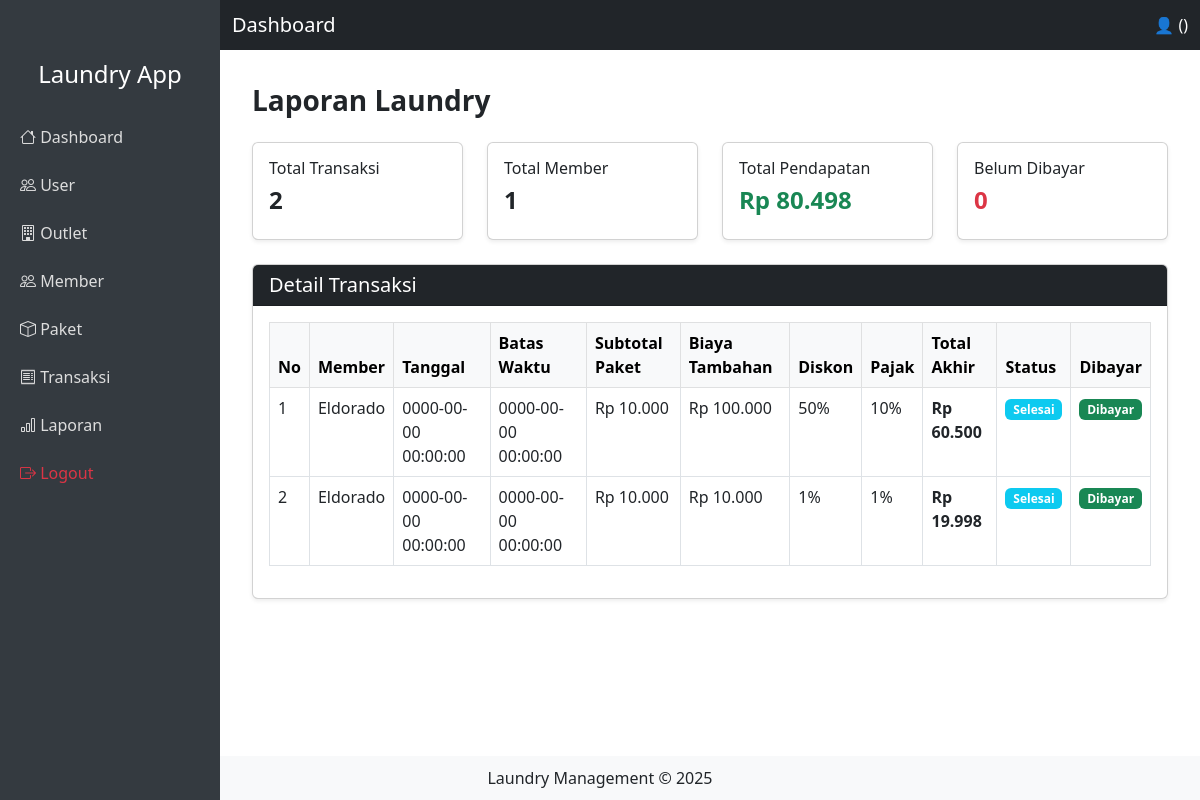
Screenshot of /pages/laporan/index.php with the database file from the repository.
### tables this page shows
CREATE TABLE `tb_transaksi` (
  `id` int(11) NOT NULL,
  `id_outlet` int(11) DEFAULT NULL,
  `kode_invoice` varchar(100) DEFAULT NULL,
  `id_member` int(11) DEFAULT NULL,
  `tgl` datetime DEFAULT NULL,
  `batas_waktu` datetime DEFAULT NULL,
  `tgl_bayar` datetime DEFAULT NULL,
  `biaya_tambahan` int(11) DEFAULT NULL,
  `diskon` double DEFAULT NULL,
  `pajak` int(11) DEFAULT NULL,
  `status` enum('baru','proses','selesai','diambil') DEFAULT NULL,
  `dibayar` enum('dibayar','belum_dibayar') DEFAULT NULL,
  `id_user` int(11) DEFAULT NULL
);

CREATE TABLE `tb_member` (
  `id` int(11) NOT NULL,
  `nama` varchar(100) DEFAULT NULL,
  `alamat` text DEFAULT NULL,
  `jenis_kelamin` enum('L','P') DEFAULT NULL,
  `tlp` varchar(15) DEFAULT NULL
);

### config/database.php (called while the page is built, shortened)
<?php
function hitung_subtotal_paket($conn, $id_transaksi) {
  $q = mysqli_query($conn, "SELECT d.qty, p.harga
    FROM tb_detail_transaksi d
    JOIN tb_paket p ON d.id_paket=p.id
    WHERE d.id_transaksi='$id_transaksi'");
  $subtotal = 0;
  while($d = mysqli_fetch_assoc($q)){
    $subtotal += $d['qty'] * $d['harga'];
  }
  return $subtotal;
}
function hitung_total_transaksi($conn, $id_transaksi) {
  $subtotal = hitung_subtotal_paket($conn, $id_transaksi);
  $t = mysqli_fetch_assoc(mysqli_query($conn, "
    SELECT biaya_tambahan, diskon, pajak
    FROM tb_transaksi WHERE id='$id_transaksi'
  "));
  $biaya_tambahan = (int)$t['biaya_tambahan'];
  $diskon         = (float)$t['diskon'];
  $pajak          = (float)$t['pajak'];
  $total_setelah_tambahan = $subtotal + $biaya_tambahan;
  $total_setelah_diskon   = $total_setelah_tambahan - ($total_setelah_tambahan * ($diskon/100));
  $total_akhir            = $total_setelah_diskon + ($total_setelah_diskon * ($pajak/100));
  return $total_akhir;
}
?>

### pages/laporan/index.php (the view)
<?php
include "../../template/header.php";
include "../../config/database.php";
$q1 = mysqli_query($conn, "SELECT COUNT(*) AS jml FROM tb_transaksi");
$total_transaksi = (int)mysqli_fetch_assoc($q1)['jml'];
$q2 = mysqli_query($conn, "SELECT COUNT(*) AS jml FROM tb_member");
$total_member = (int)mysqli_fetch_assoc($q2)['jml'];
$total_pendapatan = 0;
$q3 = mysqli_query($conn, "SELECT id FROM tb_transaksi WHERE dibayar='dibayar'");
while($t = mysqli_fetch_assoc($q3)){
  $total_pendapatan += hitung_total_transaksi($conn, $t['id']);
}
$q4 = mysqli_query($conn, "SELECT COUNT(*) AS jml FROM tb_transaksi WHERE dibayar='belum_dibayar'");
$total_belum = (int)mysqli_fetch_assoc($q4)['jml'];
$sqlDetail = "
  SELECT t.id, t.tgl, t.batas_waktu, t.status, t.dibayar,
         t.biaya_tambahan, t.diskon, t.pajak,
         m.nama AS nama_member
  FROM tb_transaksi t
  JOIN tb_member m ON t.id_member = m.id
  ORDER BY t.tgl DESC
";
$detail = mysqli_query($conn, $sqlDetail);
?>
<div class="container-fluid mt-5 pt-3">
  <h3 class="fw-bold mb-4">Laporan Laundry</h3>
  <div class="row g-4 mb-4">
    <div class="col-md-3">
      <div class="card shadow-sm p-3">
        <h6>Total Transaksi</h6>
        <h4 class="fw-bold"><?= $total_transaksi; ?></h4>
      </div>
    </div>
    <div class="col-md-3">
      <div class="card shadow-sm p-3">
        <h6>Total Member</h6>
        <h4 class="fw-bold"><?= $total_member; ?></h4>
      </div>
    </div>
    <div class="col-md-3">
      <div class="card shadow-sm p-3">
        <h6>Total Pendapatan</h6>
        <h4 class="fw-bold text-success">Rp <?= number_format($total_pendapatan,0,',','.'); ?></h4>
      </div>
    </div>
    <div class="col-md-3">
      <div class="card shadow-sm p-3">
        <h6>Belum Dibayar</h6>
        <h4 class="fw-bold text-danger"><?= $total_belum; ?></h4>
      </div>
    </div>
  </div>
  <div class="card shadow-sm">
    <div class="card-header bg-dark text-white">
      <h5 class="mb-0">Detail Transaksi</h5>
    </div>
    <div class="card-body">
      <table class="table table-bordered table-hover">
        <thead class="table-light">
          <tr>
            <th>No</th>
            <th>Member</th>
            <th>Tanggal</th>
            <th>Batas Waktu</th>
            <th>Subtotal Paket</th>
            <th>Biaya Tambahan</th>
            <th>Diskon</th>
            <th>Pajak</th>
            <th>Total Akhir</th>
            <th>Status</th>
            <th>Dibayar</th>
          </tr>
        </thead>
        <tbody>
          <?php $no=1; while($row=mysqli_fetch_assoc($detail)) { ?>
          <?php
            $subtotal    = hitung_subtotal_paket($conn, $row['id']);
            $total_akhir = hitung_total_transaksi($conn, $row['id']);
          ?>
          <tr>
            <td><?= $no++; ?></td>
            <td><?= $row['nama_member']; ?></td>
            <td><?= $row['tgl']; ?></td>
            <td><?= $row['batas_waktu']; ?></td>
            <td>Rp <?= number_format($subtotal,0,',','.'); ?></td>
            <td>Rp <?= number_format($row['biaya_tambahan'],0,',','.'); ?></td>
            <td><?= $row['diskon']; ?>%</td>
            <td><?= $row['pajak']; ?>%</td>
            <td><b>Rp <?= number_format($total_akhir,0,',','.'); ?></b></td>
            <td><span class="badge bg-info"><?= ucfirst($row['status']); ?></span></td>
            <td>
              <span class="badge <?= $row['dibayar']=='dibayar'?'bg-success':'bg-danger'; ?>">
                <?= ucfirst($row['dibayar']); ?>
              </span>
            </td>
          </tr>
          <?php } ?>
        </tbody>
      </table>
    </div>
  </div>
</div>
<?php include "../../template/footer.php"; ?>

### template/header.php (shortened to what this page needs)
<!DOCTYPE html>
<html lang="en">
<head>
  <link href="https://cdn.jsdelivr.net/npm/bootstrap@5.3.0/dist/css/bootstrap.min.css" rel="stylesheet">
  <link rel="stylesheet" href="https://cdn.jsdelivr.net/npm/bootstrap-icons@1.10.5/font/bootstrap-icons.css">
</head>
<body>
<div class="sidebar">
  <h4 class="text-center text-white mb-4">Laundry App</h4>
  <a href="/laundry-app/dashboard.php"><i class="bi bi-house"></i> Dashboard</a>
  <a href="/laundry-app/pages/user/index.php"><i class="bi bi-people"></i> User</a>
  <a href="/laundry-app/pages/outlet/index.php"><i class="bi bi-building"></i> Outlet</a>
  <a href="/laundry-app/pages/member/index.php"><i class="bi bi-people"></i> Member</a>
  <a href="/laundry-app/pages/paket/index.php"><i class="bi bi-box"></i> Paket</a>
  <a href="/laundry-app/pages/transaksi/index.php"><i class="bi bi-receipt"></i> Transaksi</a>
  <a href="/laundry-app/pages/laporan/index.php"><i class="bi bi-bar-chart"></i> Laporan</a>
  <a href="/laundry-app/auth/logout.php" class="text-danger"><i class="bi bi-box-arrow-right"></i> Logout</a>
</div>
<nav class="navbar navbar-dark bg-dark">
  <div class="container-fluid">
    <span class="navbar-brand mb-0 h1">Dashboard</span>
    <span class="text-white">👤 <?= $_SESSION['nama'] ?? ''; ?> (<?= $_SESSION['role'] ?? ''; ?>)</span>
  </div>
</nav>
<div class="main-content">

### template/footer.php (shortened to what this page needs)
</div>
<footer>
  <div class="container">
    <p class="mb-0">Laundry Management &copy; <?= date("Y"); ?></p>
  </div>
</footer>
</body>
</html>

### template/header.php (style rules this page uses)
body { min-height: 100vh; display: flex; flex-direction: column; }
.main-content { flex: 1; margin-left: 220px; padding: 20px; }
.sidebar { width: 220px; position: fixed; top: 0; left: 0; height: 100%; background: #343a40; padding-top: 60px; color: #fff; }
.sidebar a { display: block; color: #ddd; padding: 12px 20px; text-decoration: none; }
.navbar { position: fixed; top: 0; left: 220px; right: 0; z-index: 1000; }
footer { background: #f8f9fa; padding: 10px 0; text-align: center; }

### rows the page displays
tb_transaksi: id_member.nama "Eldorado", tgl "0000-00-00 00:00:00", batas_waktu "0000-00-00 00:00:00", subtotal "10.000", biaya_tambahan "100.000", diskon "50", pajak "10", total_akhir "60.500", status "Selesai", dibayar "Dibayar"
tb_transaksi: id_member.nama "Eldorado", tgl "0000-00-00 00:00:00", batas_waktu "0000-00-00 00:00:00", subtotal "10.000", biaya_tambahan "10.000", diskon "1", pajak "1", total_akhir "19.998", status "Selesai", dibayar "Dibayar"

### other values shown
$total_transaksi "2"
$total_member "1"
$total_pendapatan "80.498"
$total_belum "0"
